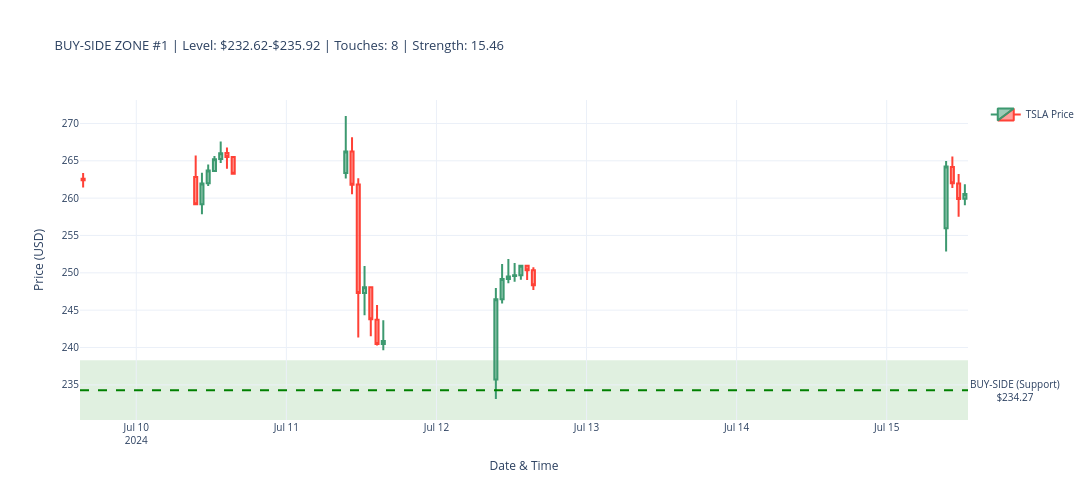
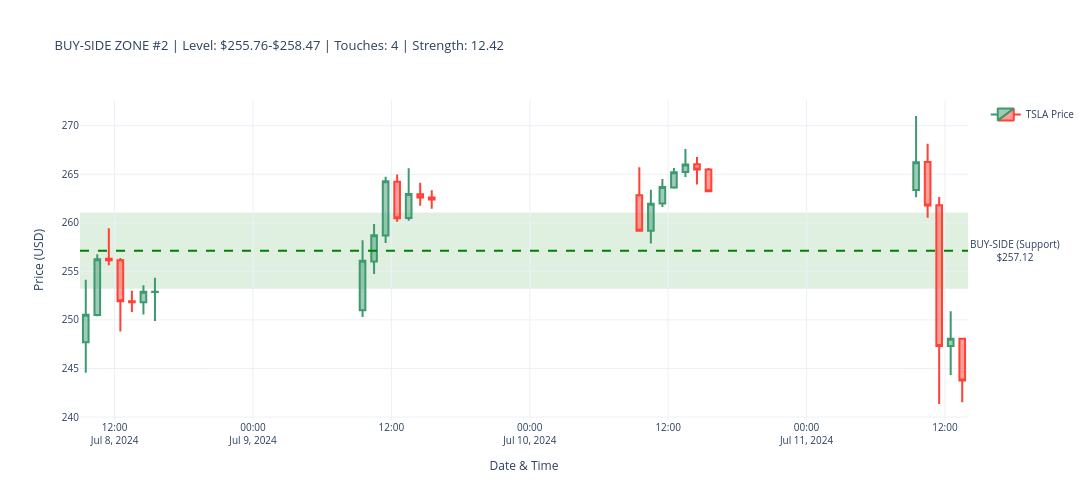
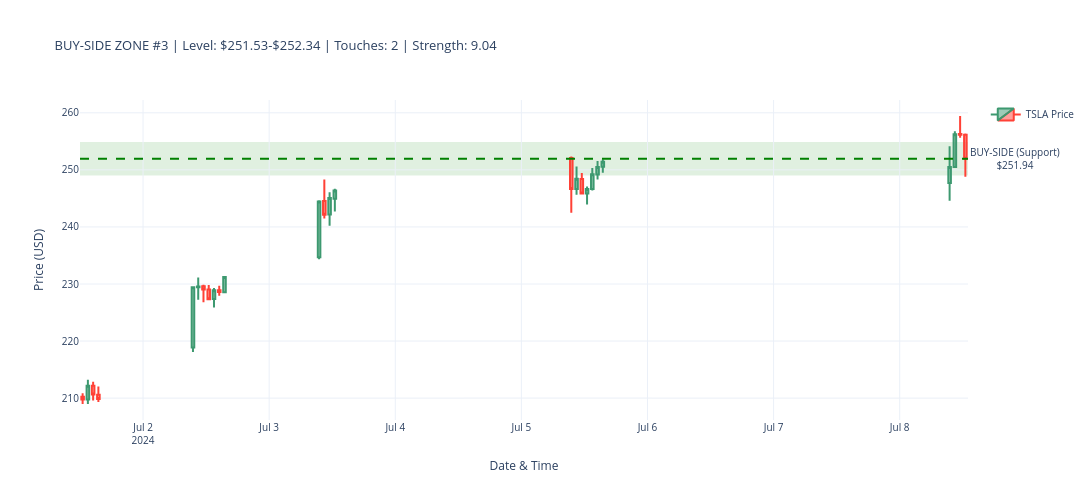
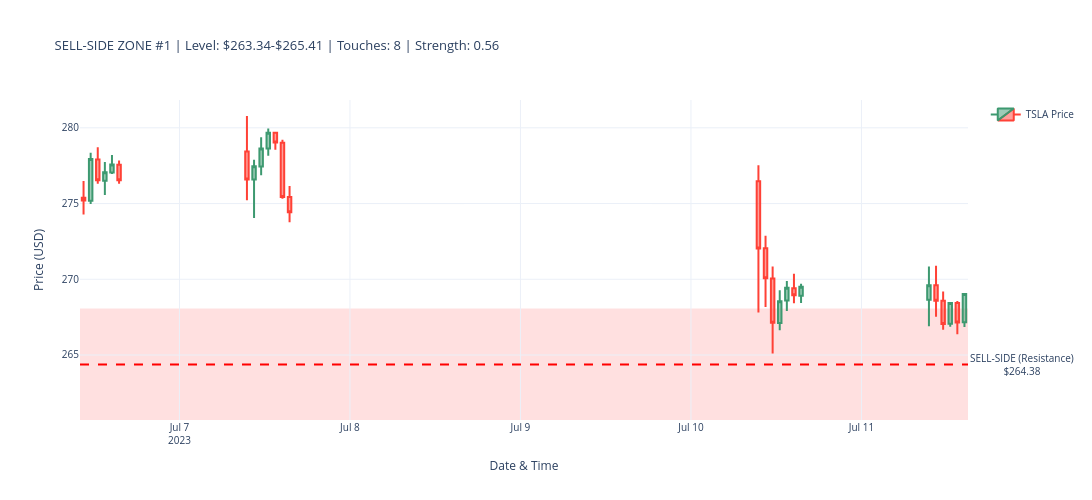

Notebook source saved alongside these figures, in order:
### Code cell
# ---------------------------------------------------------------------------
# INTRADAY LIQUIDITY ZONE VISUALIZATION - CANDLESTICK CHARTS
# ---------------------------------------------------------------------------
print("\n" + "=" * 70)
print("CANDLESTICK CHARTS: BUY-SIDE & SELL-SIDE LIQUIDITY ZONES (INTRADAY)")
print("=" * 70)

import plotly.graph_objects as go

# Use hourly data already loaded
price_data = reload_hourly.copy()
price_data.columns = price_data.columns.str.lower()
price_data = price_data.reset_index(drop=False)
# Handle both 'Datetime' and 'datetime' index names
if 'datetime' in price_data.columns:
    price_data = price_data.rename(columns={'datetime': 'timestamp'})
elif price_data.columns[0].lower() == 'datetime':
    price_data = price_data.rename(columns={price_data.columns[0]: 'timestamp'})
price_data['timestamp'] = pd.to_datetime(price_data['timestamp'])
price_data = price_data.sort_values('timestamp').reset_index(drop=True)

print(f"\n✓ Using hourly price data: {len(price_data)} candles")
print(f"  Date range: {price_data['timestamp'].min()} to {price_data['timestamp'].max()}")

# Classify zones as buy-side (support) or sell-side (resistance)
# Based on proximity to current price or volume profile
if len(zones_df_hourly) > 0:
    current_price = price_data['close'].iloc[-1]
    zones_df_hourly['zone_type'] = zones_df_hourly.apply(
        lambda row: 'SELL_SIDE' if row['top'] > current_price * 1.01 else 'BUY_SIDE',
        axis=1
    )
    
    print(f"\nZone Classification:")
    print(f"  Buy-side zones (support):     {(zones_df_hourly['zone_type'] == 'BUY_SIDE').sum()}")
    print(f"  Sell-side zones (resistance): {(zones_df_hourly['zone_type'] == 'SELL_SIDE').sum()}")
    
    # Function to create candlestick chart for a zone
    def plot_zone_candlestick(price_df, zone_row, chart_title):
        """Create candlestick chart for a specific liquidity zone"""
        try:
            zone_top = zone_row['top']
            zone_bottom = zone_row['bottom']
            zone_type = zone_row['zone_type']
            zone_time = pd.to_datetime(zone_row['first_time'])
            
            # Get context: 15 candles before zone first_time, 10 after
            # Find closest timestamp in price data
            closest_idx = (price_df['timestamp'] - zone_time).abs().argmin()
            
            if closest_idx < 0:
                return None
            
            start = max(0, closest_idx - 15)
            end = min(len(price_df) - 1, closest_idx + 10)
            
            subset = price_df.iloc[start:end+1].copy()
            
            # Create candlestick figure
            fig = go.Figure(data=[go.Candlestick(
                x=subset['timestamp'],
                open=subset['open'],
                high=subset['high'],
                low=subset['low'],
                close=subset['close'],
                name='TSLA Price'
            )])
            
            # Add liquidity zone shading
            if zone_type == 'BUY_SIDE':
                # Support zone - green
                fig.add_hrect(
                    y0=zone_bottom * 0.99,
                    y1=zone_top * 1.01,
                    fillcolor='green',
                    opacity=0.12,
                    layer='below',
                    line_width=0
                )
                zone_color = 'green'
                zone_label = 'BUY-SIDE (Support)'
            else:
                # Resistance zone - red
                fig.add_hrect(
                    y0=zone_bottom * 0.99,
                    y1=zone_top * 1.01,
                    fillcolor='red',
                    opacity=0.12,
                    layer='below',
                    line_width=0
                )
                zone_color = 'red'
                zone_label = 'SELL-SIDE (Resistance)'
            
            # Add zone mid-level line
            zone_mid = (zone_top + zone_bottom) / 2
            fig.add_hline(
                y=zone_mid,
                line_width=2,
                line_dash='dash',
                line_color=zone_color,
                annotation_text=f'{zone_label}<br>${zone_mid:.2f}',
                annotation_position='right',
                annotation=dict(font_size=10, bgcolor='rgba(255,255,255,0.8)')
            )
            
            fig.update_layout(
                title=dict(text=chart_title, font=dict(size=13)),
                yaxis_title='Price (USD)',
                xaxis_title='Date & Time',
                template='plotly_white',
                height=500,
                width=1100,
                hovermode='x unified',
                xaxis_rangeslider_visible=False,
                showlegend=True,
                font=dict(size=10),
                margin=dict(l=80, r=100, t=100, b=80)
            )
            
            return fig
            
        except Exception as e:
            print(f"      ✗ Error creating chart: {e}")
            return None
    
    # Plot top 3 BUY-SIDE zones
    print("\n" + "=" * 70)
    print("BUY-SIDE LIQUIDITY ZONES (SUPPORT) - INTRADAY VISUALIZATION")
    print("=" * 70)
    
    buy_zones = zones_df_hourly[zones_df_hourly['zone_type'] == 'BUY_SIDE'].nlargest(3, 'strength')
    
    for i, (idx, zone) in enumerate(buy_zones.iterrows(), 1):
        zone_height = zone['top'] - zone['bottom']
        title = f"BUY-SIDE ZONE #{i} | Level: ${zone['bottom']:.2f}-${zone['top']:.2f} | Touches: {zone['touches']} | Strength: {zone['strength']:.2f}"
        print(f"\n{i}. {zone['zone_id']} | Strength: {zone['strength']:.2f} | Absorption: {zone.get('avg_absorption', 0):.2f}")
        
        fig = plot_zone_candlestick(price_data, zone, title)
        if fig:
            fig.show()
        else:
            print(f"   → Could not create chart")
    
    # Plot top 3 SELL-SIDE zones
    print("\n" + "=" * 70)
    print("SELL-SIDE LIQUIDITY ZONES (RESISTANCE) - INTRADAY VISUALIZATION")
    print("=" * 70)
    
    sell_zones = zones_df_hourly[zones_df_hourly['zone_type'] == 'SELL_SIDE'].nlargest(3, 'strength')
    
    for i, (idx, zone) in enumerate(sell_zones.iterrows(), 1):
        zone_height = zone['top'] - zone['bottom']
        title = f"SELL-SIDE ZONE #{i} | Level: ${zone['bottom']:.2f}-${zone['top']:.2f} | Touches: {zone['touches']} | Strength: {zone['strength']:.2f}"
        print(f"\n{i}. {zone['zone_id']} | Strength: {zone['strength']:.2f} | Absorption: {zone.get('avg_absorption', 0):.2f}")
        
        fig = plot_zone_candlestick(price_data, zone, title)
        if fig:
            fig.show()
        else:
            print(f"   → Could not create chart")
    
    print("\n" + "=" * 70)
    print("✓ INTRADAY LIQUIDITY ZONE VISUALIZATION COMPLETE")
    print("=" * 70)
else:
    print("\n✗ No zones available for visualization")

### Figure 1 — Plotly figure (JSON) as saved in the notebook; plotly's stock layout.template omitted (floating-point values rounded to 4 significant figures)
{"data": [{"close": [262.4, 259.2, 262.0, 263.7, 265.2, 266.0, 265.5, 263.3, 266.2, 261.8, 247.3, 248.1, 243.8, 240.5, 240.9, 246.5, 249.2, 249.5, 249.7, 250.9, 250.3, 248.3, 264.2, 262.0, 259.9, 260.6], "high": [263.4, 265.7, 263.4, 264.5, 265.6, 267.6, 266.8, 265.6, 271.0, 268.1, 262.7, 250.9, 248.1, 245.7, 243.7, 248.0, 251.2, 251.8, 251.3, 251.0, 251.0, 250.8, 265.0, 265.6, 263.2, 261.9], "low": [261.4, 259.2, 257.9, 261.6, 263.5, 264.7, 263.9, 263.2, 262.6, 260.5, 241.3, 244.3, 241.5, 240.3, 239.7, 233.1, 245.9, 248.6, 248.8, 249.1, 249.1, 247.7, 252.9, 261.4, 257.5, 259.1], "name": "TSLA Price", "open": [262.6, 262.8, 259.2, 262.0, 263.6, 265.2, 266.0, 265.5, 263.4, 266.3, 261.8, 247.3, 248.1, 243.7, 240.5, 235.7, 246.5, 249.2, 249.6, 249.7, 250.9, 250.3, 256.0, 264.2, 262.0, 259.9], "type": "candlestick", "x": ["2024-07-09T15:30:00", "2024-07-10T09:30:00", "2024-07-10T10:30:00", "2024-07-10T11:30:00", "2024-07-10T12:30:00", "2024-07-10T13:30:00", "2024-07-10T14:30:00", "2024-07-10T15:30:00", "2024-07-11T09:30:00", "2024-07-11T10:30:00", "2024-07-11T11:30:00", "2024-07-11T12:30:00", "2024-07-11T13:30:00", "2024-07-11T14:30:00", "2024-07-11T15:30:00", "2024-07-12T09:30:00", "2024-07-12T10:30:00", "2024-07-12T11:30:00", "2024-07-12T12:30:00", "2024-07-12T13:30:00", "2024-07-12T14:30:00", "2024-07-12T15:30:00", "2024-07-15T09:30:00", "2024-07-15T10:30:00", "2024-07-15T11:30:00", "2024-07-15T12:30:00"]}], "layout": {"annotations": [{"bgcolor": "rgba(255,255,255,0.8)", "font": {"size": 10}, "showarrow": false, "text": "BUY-SIDE (Support)<br>$234.27", "x": 1, "xanchor": "left", "xref": "x domain", "y": 234.3, "yanchor": "middle", "yref": "y"}], "font": {"size": 10}, "height": 500, "hovermode": "x unified", "margin": {"b": 80, "l": 80, "r": 100, "t": 100}, "shapes": [{"fillcolor": "green", "layer": "below", "line": {"width": 0}, "opacity": 0.12, "type": "rect", "x0": 0, "x1": 1, "xref": "x domain", "y0": 230.3, "y1": 238.3, "yref": "y"}, {"line": {"color": "green", "dash": "dash", "width": 2}, "type": "line", "x0": 0, "x1": 1, "xref": "x domain", "y0": 234.3, "y1": 234.3, "yref": "y"}], "showlegend": true, "title": {"font": {"size": 13}, "text": "BUY-SIDE ZONE #1 | Level: $232.62-$235.92 | Touches: 8 | Strength: 15.46"}, "width": 1100, "xaxis": {"rangeslider": {"visible": false}, "title": {"text": "Date & Time"}}, "yaxis": {"title": {"text": "Price (USD)"}}}}

### Figure 2 — Plotly figure (JSON) as saved in the notebook; plotly's stock layout.template omitted (floating-point values rounded to 4 significant figures)
{"data": [{"close": [250.5, 256.3, 256.1, 251.9, 251.8, 252.9, 252.9, 256.1, 258.7, 264.3, 260.5, 263.0, 262.6, 262.4, 259.2, 262.0, 263.7, 265.2, 266.0, 265.5, 263.3, 266.2, 261.8, 247.3, 248.1, 243.8], "high": [254.1, 256.8, 259.4, 256.4, 253.0, 253.6, 254.3, 258.2, 259.9, 264.7, 265.0, 265.6, 264.1, 263.4, 265.7, 263.4, 264.5, 265.6, 267.6, 266.8, 265.6, 271.0, 268.1, 262.7, 250.9, 248.1], "low": [244.6, 250.4, 255.6, 248.8, 250.8, 250.6, 249.9, 250.3, 254.7, 257.9, 260.1, 260.2, 261.8, 261.4, 259.2, 257.9, 261.6, 263.5, 264.7, 263.9, 263.2, 262.6, 260.5, 241.3, 244.3, 241.5], "name": "TSLA Price", "open": [247.7, 250.5, 256.3, 256.1, 251.9, 251.8, 252.9, 251.0, 256.0, 258.7, 264.2, 260.5, 262.9, 262.6, 262.8, 259.2, 262.0, 263.6, 265.2, 266.0, 265.5, 263.4, 266.3, 261.8, 247.3, 248.1], "type": "candlestick", "x": ["2024-07-08T09:30:00", "2024-07-08T10:30:00", "2024-07-08T11:30:00", "2024-07-08T12:30:00", "2024-07-08T13:30:00", "2024-07-08T14:30:00", "2024-07-08T15:30:00", "2024-07-09T09:30:00", "2024-07-09T10:30:00", "2024-07-09T11:30:00", "2024-07-09T12:30:00", "2024-07-09T13:30:00", "2024-07-09T14:30:00", "2024-07-09T15:30:00", "2024-07-10T09:30:00", "2024-07-10T10:30:00", "2024-07-10T11:30:00", "2024-07-10T12:30:00", "2024-07-10T13:30:00", "2024-07-10T14:30:00", "2024-07-10T15:30:00", "2024-07-11T09:30:00", "2024-07-11T10:30:00", "2024-07-11T11:30:00", "2024-07-11T12:30:00", "2024-07-11T13:30:00"]}], "layout": {"annotations": [{"bgcolor": "rgba(255,255,255,0.8)", "font": {"size": 10}, "showarrow": false, "text": "BUY-SIDE (Support)<br>$257.12", "x": 1, "xanchor": "left", "xref": "x domain", "y": 257.1, "yanchor": "middle", "yref": "y"}], "font": {"size": 10}, "height": 500, "hovermode": "x unified", "margin": {"b": 80, "l": 80, "r": 100, "t": 100}, "shapes": [{"fillcolor": "green", "layer": "below", "line": {"width": 0}, "opacity": 0.12, "type": "rect", "x0": 0, "x1": 1, "xref": "x domain", "y0": 253.2, "y1": 261.1, "yref": "y"}, {"line": {"color": "green", "dash": "dash", "width": 2}, "type": "line", "x0": 0, "x1": 1, "xref": "x domain", "y0": 257.1, "y1": 257.1, "yref": "y"}], "showlegend": true, "title": {"font": {"size": 13}, "text": "BUY-SIDE ZONE #2 | Level: $255.76-$258.47 | Touches: 4 | Strength: 12.42"}, "width": 1100, "xaxis": {"rangeslider": {"visible": false}, "title": {"text": "Date & Time"}}, "yaxis": {"title": {"text": "Price (USD)"}}}}

### Figure 3 — Plotly figure (JSON) as saved in the notebook; plotly's stock layout.template omitted (floating-point values rounded to 4 significant figures)
{"data": [{"close": [209.8, 212.2, 210.6, 209.9, 229.4, 229.6, 229.0, 227.3, 228.9, 228.6, 231.2, 244.4, 242.1, 245.1, 246.4, 246.7, 248.4, 245.9, 246.7, 249.2, 250.5, 251.4, 250.5, 256.3, 256.1, 251.9], "high": [210.8, 213.2, 212.9, 212.1, 229.6, 231.1, 229.9, 229.8, 229.3, 229.7, 231.3, 244.7, 248.3, 246.1, 246.7, 252.3, 250.6, 249.4, 247.1, 250.3, 251.6, 251.8, 254.1, 256.8, 259.4, 256.4], "low": [209.0, 209.0, 209.6, 209.3, 218.1, 227.2, 226.8, 227.2, 225.9, 227.9, 228.5, 234.3, 241.5, 240.2, 242.7, 242.5, 245.7, 245.8, 243.9, 246.4, 248.3, 249.5, 244.6, 250.4, 255.6, 248.8], "name": "TSLA Price", "open": [210.2, 209.8, 212.2, 210.6, 218.9, 229.4, 229.6, 229.0, 227.4, 228.9, 228.6, 234.7, 244.6, 242.2, 245.0, 252.1, 246.6, 248.4, 245.8, 246.6, 249.2, 250.6, 247.7, 250.5, 256.3, 256.1], "type": "candlestick", "x": ["2024-07-01T12:30:00", "2024-07-01T13:30:00", "2024-07-01T14:30:00", "2024-07-01T15:30:00", "2024-07-02T09:30:00", "2024-07-02T10:30:00", "2024-07-02T11:30:00", "2024-07-02T12:30:00", "2024-07-02T13:30:00", "2024-07-02T14:30:00", "2024-07-02T15:30:00", "2024-07-03T09:30:00", "2024-07-03T10:30:00", "2024-07-03T11:30:00", "2024-07-03T12:30:00", "2024-07-05T09:30:00", "2024-07-05T10:30:00", "2024-07-05T11:30:00", "2024-07-05T12:30:00", "2024-07-05T13:30:00", "2024-07-05T14:30:00", "2024-07-05T15:30:00", "2024-07-08T09:30:00", "2024-07-08T10:30:00", "2024-07-08T11:30:00", "2024-07-08T12:30:00"]}], "layout": {"annotations": [{"bgcolor": "rgba(255,255,255,0.8)", "font": {"size": 10}, "showarrow": false, "text": "BUY-SIDE (Support)<br>$251.94", "x": 1, "xanchor": "left", "xref": "x domain", "y": 251.9, "yanchor": "middle", "yref": "y"}], "font": {"size": 10}, "height": 500, "hovermode": "x unified", "margin": {"b": 80, "l": 80, "r": 100, "t": 100}, "shapes": [{"fillcolor": "green", "layer": "below", "line": {"width": 0}, "opacity": 0.12, "type": "rect", "x0": 0, "x1": 1, "xref": "x domain", "y0": 249.0, "y1": 254.9, "yref": "y"}, {"line": {"color": "green", "dash": "dash", "width": 2}, "type": "line", "x0": 0, "x1": 1, "xref": "x domain", "y0": 251.9, "y1": 251.9, "yref": "y"}], "showlegend": true, "title": {"font": {"size": 13}, "text": "BUY-SIDE ZONE #3 | Level: $251.53-$252.34 | Touches: 2 | Strength: 9.04"}, "width": 1100, "xaxis": {"rangeslider": {"visible": false}, "title": {"text": "Date & Time"}}, "yaxis": {"title": {"text": "Price (USD)"}}}}

### Figure 4 — Plotly figure (JSON) as saved in the notebook; plotly's stock layout.template omitted (floating-point values rounded to 4 significant figures)
{"data": [{"close": [275.2, 277.9, 276.5, 277.1, 277.6, 276.5, 276.6, 277.5, 278.6, 279.7, 279.0, 275.4, 274.4, 272.0, 270.1, 267.1, 268.6, 269.4, 268.9, 269.5, 269.6, 268.6, 267.1, 268.4, 267.1, 269.0], "high": [276.5, 278.4, 278.7, 277.8, 278.2, 277.8, 280.8, 277.9, 279.4, 280.0, 279.7, 279.2, 276.1, 277.5, 272.9, 270.9, 269.3, 269.9, 270.4, 269.7, 270.9, 270.9, 269.2, 268.5, 268.6, 269.1], "low": [274.3, 275.0, 276.3, 275.6, 276.9, 276.3, 275.2, 274.1, 276.9, 278.1, 278.6, 275.3, 273.8, 267.8, 268.2, 265.1, 266.6, 267.9, 268.4, 268.4, 266.9, 267.5, 266.7, 266.9, 266.4, 266.9], "name": "TSLA Price", "open": [275.4, 275.2, 277.9, 276.5, 277.1, 277.6, 278.4, 276.6, 277.4, 278.6, 279.7, 279.0, 275.4, 276.5, 272.0, 270.1, 267.1, 268.6, 269.4, 268.9, 268.6, 269.6, 268.6, 267.1, 268.4, 267.2], "type": "candlestick", "x": ["2023-07-06T10:30:00", "2023-07-06T11:30:00", "2023-07-06T12:30:00", "2023-07-06T13:30:00", "2023-07-06T14:30:00", "2023-07-06T15:30:00", "2023-07-07T09:30:00", "2023-07-07T10:30:00", "2023-07-07T11:30:00", "2023-07-07T12:30:00", "2023-07-07T13:30:00", "2023-07-07T14:30:00", "2023-07-07T15:30:00", "2023-07-10T09:30:00", "2023-07-10T10:30:00", "2023-07-10T11:30:00", "2023-07-10T12:30:00", "2023-07-10T13:30:00", "2023-07-10T14:30:00", "2023-07-10T15:30:00", "2023-07-11T09:30:00", "2023-07-11T10:30:00", "2023-07-11T11:30:00", "2023-07-11T12:30:00", "2023-07-11T13:30:00", "2023-07-11T14:30:00"]}], "layout": {"annotations": [{"bgcolor": "rgba(255,255,255,0.8)", "font": {"size": 10}, "showarrow": false, "text": "SELL-SIDE (Resistance)<br>$264.38", "x": 1, "xanchor": "left", "xref": "x domain", "y": 264.4, "yanchor": "middle", "yref": "y"}], "font": {"size": 10}, "height": 500, "hovermode": "x unified", "margin": {"b": 80, "l": 80, "r": 100, "t": 100}, "shapes": [{"fillcolor": "red", "layer": "below", "line": {"width": 0}, "opacity": 0.12, "type": "rect", "x0": 0, "x1": 1, "xref": "x domain", "y0": 260.7, "y1": 268.1, "yref": "y"}, {"line": {"color": "red", "dash": "dash", "width": 2}, "type": "line", "x0": 0, "x1": 1, "xref": "x domain", "y0": 264.4, "y1": 264.4, "yref": "y"}], "showlegend": true, "title": {"font": {"size": 13}, "text": "SELL-SIDE ZONE #1 | Level: $263.34-$265.41 | Touches: 8 | Strength: 0.56"}, "width": 1100, "xaxis": {"rangeslider": {"visible": false}, "title": {"text": "Date & Time"}}, "yaxis": {"title": {"text": "Price (USD)"}}}}
